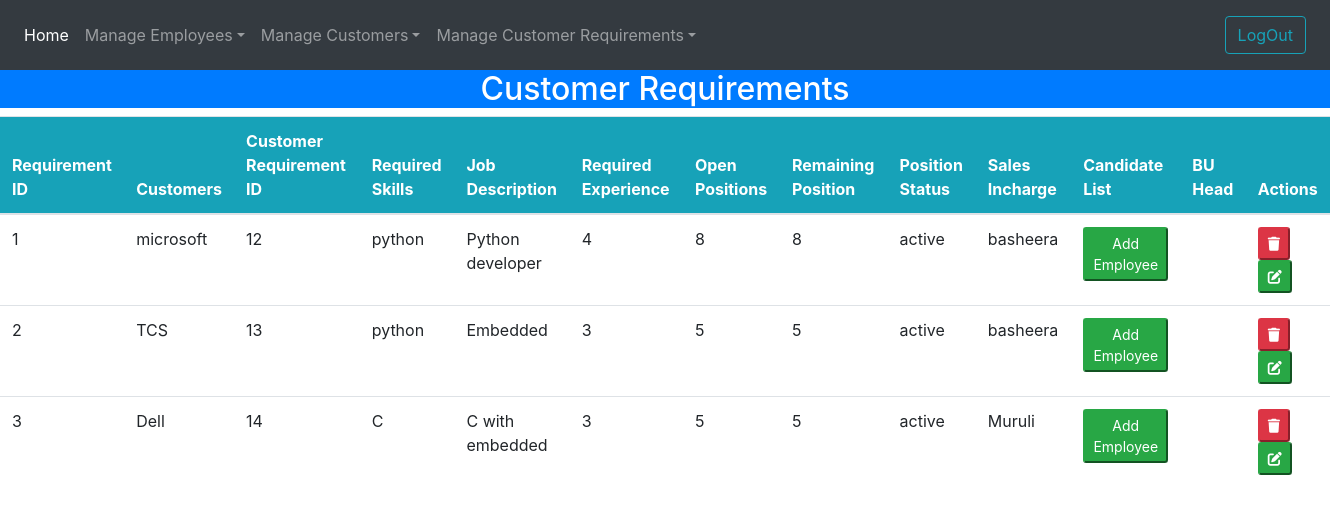
/show_cust_requirements, run on the app's committed database.
### emp_data/models.py (models this page shows, shortened)
class Customer_Requirements(models.Model):
    Requirement_Id = models.IntegerField(primary_key=True, unique=True)
    customers = models.ForeignKey(Customer, on_delete = models.CASCADE,db_column='cName',blank=True)
    Customer_Requirement_id = models.IntegerField(default=0)
    Required_skills = models.TextField()
    Job_Description = models.TextField()
    Required_Experience = models.IntegerField(default=0)
    Open_positions = models.IntegerField(default=0)
    remain_positions = models.IntegerField(default=0)
    Position_Status = models.CharField(max_length=10) # active or closed
    Sales_Incharge = models.CharField(max_length=50) # name of the person
    Bu_head = models.CharField(max_length=50,null=True)
    class Meta:
        db_table = "customer_requirements"

class Customer(models.Model):
    cName = models.CharField(max_length=50,null=True)
    cEmail = models.EmailField(null=True)
    cUrl = models.CharField(max_length=50,null=True)
    class Meta:
        db_table = "customer"
    def __str__(self):
        return str(self.cName)

### emp_data/views.py (the view)
# urls.py: path("show_cust_requirements", views.show_cust_requirements),
def show_cust_requirements(request):
    customer_requirements = Customer_Requirements.objects.all()
    return render(request, "show_cust_requirements.html", {'customer_requirements':customer_requirements})

### emp_data/templates/show_cust_requirements.html
{% extends 'basic.html' %}
{% block body %}
    <center>
        <div>
            <h2 class="bg-primary text-white">Customer Requirements</h2>
        </div>
    </center>
    <table class="table">
        <thead class="badge-info text-white">
            <tr>
                <th>Requirement ID</th>
                <th>Customers</th>
                <th>Customer Requirement ID</th>
                <th>Required Skills</th>
                <th>Job Description</th>
                <th>Required Experience</th>
                <th>Open Positions</th>
                <th>Remaining Position</th>
                <th>Position Status</th>
                <th>Sales Incharge</th>
                <th>Candidate List</th>
                <th>BU Head</th>
                <th>Actions</th>
            </tr>
        </thead>
        <tbody>
            {% for customer_requirement in customer_requirements %}
            <tr>
                <td>{{forloop.counter}}</td>
                <td>{{customer_requirement.customers}}</td>
                <td>{{customer_requirement.Customer_Requirement_id}}</td>
                <td>{{customer_requirement.Required_skills}}</td>
                <td>{{customer_requirement.Job_Description}}</td>
                <td>{{customer_requirement.Required_Experience}}</td>
                <td>{{customer_requirement.Open_positions}}</td>
                <td>{{customer_requirement.Open_positions}}</td>
                <td>{{customer_requirement.Position_Status}}</td>
                <td>{{customer_requirement.Sales_Incharge}}</td>
                <td>
                    <button class="btn-success btn-sm" onclick="location.href='/add_candidate'">Add
                        Employee</button>
                </td>
                <td>{{customer_requirement.bu_head}}</td>
                <td>
                    <button class="btn-danger btn-sm" onclick="location.href='/deleteEmp/{{employee.eFname}}'"><i
                            class="fa-solid fa-trash"></i></button>
                    <button class="btn-success btn-sm" onclick="location.href='/editemp/{{employee.eFname}}'"><i
                            class="fa-solid fa-pen-to-square"></i></button>
                </td>
            </tr>
            {% endfor %}
        </tbody>
    </table>
{% endblock %}

### emp_data/templates/basic.html (shortened to what this page needs)
<!DOCTYPE html>
<html lang="en">
<head>
        {% load static %}
        <link rel="stylesheet" href="https://stackpath.bootstrapcdn.com/bootstrap/4.1.3/css/bootstrap.min.css"
>
        <link rel="stylesheet" href="https://cdn.datatables.net/1.13.4/css/jquery.dataTables.min.css">
        <link rel="stylesheet" href="https://cdn.datatables.net/buttons/2.3.6/css/buttons.dataTables.min.css">
        <link rel="stylesheet" href="https://cdnjs.cloudflare.com/ajax/libs/font-awesome/6.4.0/css/all.min.css"
 />
        <link rel="stylesheet" href="https://maxcdn.bootstrapcdn.com/bootstrap/4.1.3/css/bootstrap.min.css">
        <nav class="navbar navbar-expand-md navbar-dark bg-dark sticky-top">
            <div class="collapse navbar-collapse" id="mynav">
                <ul class="navbar-nav">
                    <li class="nav-item">
                        <a class="nav-link active" onclick="location.href='/'">Home</a>
                    </li>
                      <li class="nav-item dropdown">
                        <a href="#" class="nav-link dropdown-toggle" data-toggle="dropdown">Manage Employees</a>
                      </li>
                      <li class="nav-item dropdown">
                        <a href="#" class="nav-link dropdown-toggle" data-toggle="dropdown">Manage Customers</a>
                      </li>
                      <li class="nav-item dropdown">
                        <a href="#" class="nav-link dropdown-toggle" data-toggle="dropdown">Manage Customer Requirements</a>
                      </li>
                </ul>
                <ul class="navbar-nav ml-auto">
                    <li class="nav-item">
                        <a class="nav-link disabled" href="{% url 'logout' %}"><span class="btn btn-outline-info"
                                text-align="right">LogOut</span></a>
                    </li>
                </ul>
            </div>
        </nav>
</head>
<body>
    {% block body %}
    {% endblock %}
</body>
</html>

### data on the page
Customer_Requirements: customers "microsoft", Customer_Requirement_id "12", Required_skills "python", Job_Description "Python developer", Required_Experience "4", Open_positions "8", Position_Status "active", Sales_Incharge "basheera"
Customer_Requirements: customers "TCS", Customer_Requirement_id "13", Required_skills "python", Job_Description "Embedded", Required_Experience "3", Open_positions "5", Position_Status "active", Sales_Incharge "basheera"
Customer_Requirements: customers "Dell", Customer_Requirement_id "14", Required_skills "C", Job_Description "C with embedded", Required_Experience "3", Open_positions "5", Position_Status "active", Sales_Incharge "Muruli"
